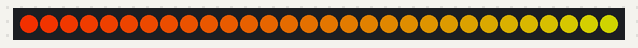
A sketch run on a simulated Arduino Uno, built with avr-gcc and run on an emulated ATmega328P. Parts: 30 RGB LEDs in strip order, left to right.

Above: at 9.7 s.
At 10.92 s:
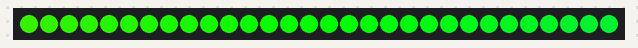
At 12.13 s:
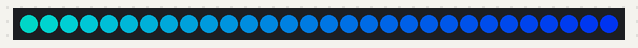
At 14.57 s:
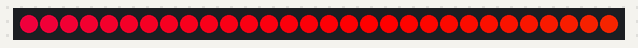
At 24.18 s:
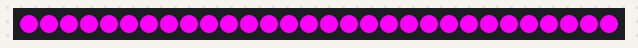
At 39.89 s:
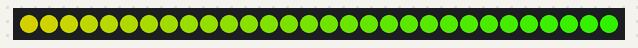

The sketch:

40.ino
```cpp
/*
  This example demonstrates how to combine different colors on a WS2812 RGB LED strip.
  The strip will cycle through various colors and combinations to test the LEDs.

  Ensure you have the Adafruit NeoPixel library installed for this example to work.
*/

#include <Adafruit_NeoPixel.h>

#define LED_PIN    6    // Pin connected to the data input of the WS2812 strip
#define NUM_LEDS   30   // Number of LEDs in the strip (adjust this based on your strip)

// Create an instance of the Adafruit_NeoPixel class
Adafruit_NeoPixel strip = Adafruit_NeoPixel(NUM_LEDS, LED_PIN, NEO_GRB + NEO_KHZ800);

void setup() {
  strip.begin();  // Initialize the strip
  strip.show();   // Initialize all pixels to 'off'
}

void loop() {
  // Cycle through colors
  colorWipe(strip.Color(255, 0, 0), 50); // Red
  colorWipe(strip.Color(0, 255, 0), 50); // Green
  colorWipe(strip.Color(0, 0, 255), 50); // Blue

  colorWipe(strip.Color(255, 255, 0), 50); // Yellow
  colorWipe(strip.Color(0, 255, 255), 50); // Cyan
  colorWipe(strip.Color(255, 0, 255), 50); // Magenta

  // Combine all colors in a rainbow cycle
  rainbowCycle(20);
}

// Fill the entire strip with a single color
void colorWipe(uint32_t color, int wait) {
  for(int i=0; i<strip.numPixels(); i++) {
    strip.setPixelColor(i, color);
    strip.show();
    delay(wait);
  }
}

// Display a rainbow of colors across the entire strip
void rainbowCycle(int wait) {
  int i, j;
  for(j=0; j<256; j++) {
    for(i=0; i<strip.numPixels(); i++) {
      strip.setPixelColor(i, Wheel((i+j) & 255));
    }
    strip.show();
    delay(wait);
  }
}

// Generate a color wheel value
uint32_t Wheel(byte WheelPos) {
  WheelPos = 255 - WheelPos;
  if(WheelPos < 85) {
    return strip.Color(255 - WheelPos * 3, 0, WheelPos * 3);
  }
  if(WheelPos < 170) {
    WheelPos -= 85;
    return strip.Color(0, WheelPos * 3, 255 - WheelPos * 3);
  }
  WheelPos -= 170;
  return strip.Color(WheelPos * 3, 255 - WheelPos * 3, 0);
}
```
